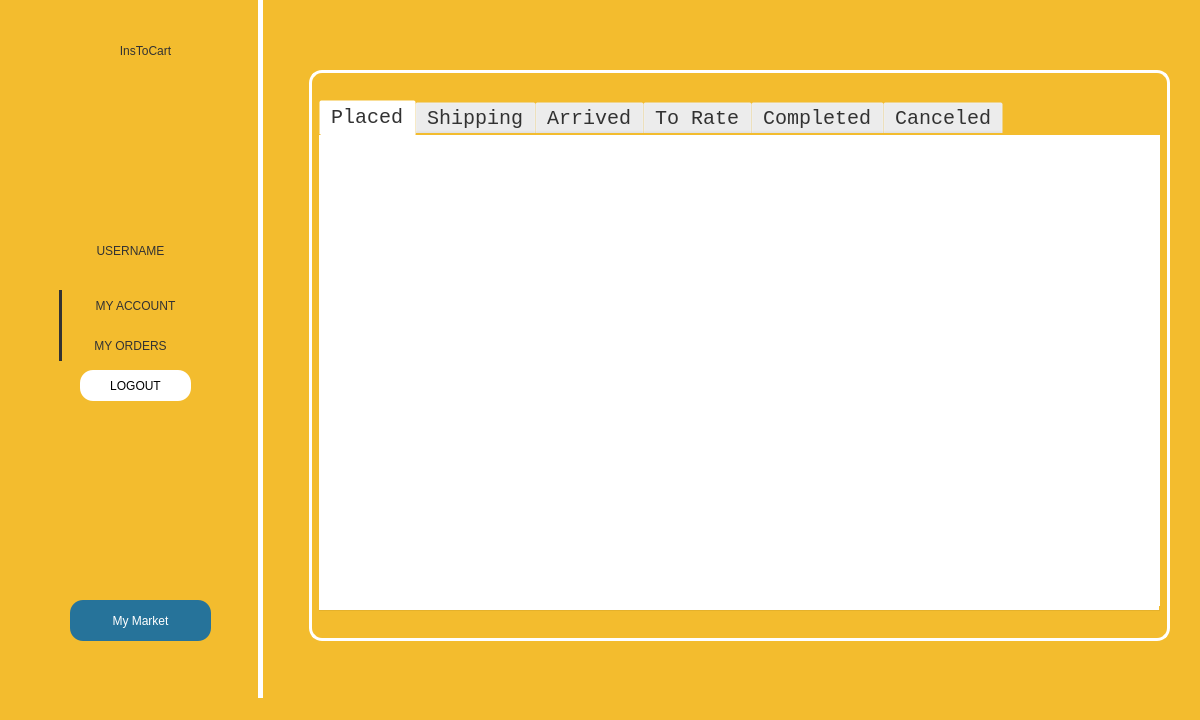
<?xml version="1.0" encoding="UTF-8"?>
<ui version="4.0">
 <class>UserInterface</class>
 <widget class="QMainWindow" name="UserInterface">
  <property name="geometry">
   <rect>
    <x>0</x>
    <y>0</y>
    <width>1200</width>
    <height>720</height>
   </rect>
  </property>
  <property name="windowTitle">
   <string>MainWindow</string>
  </property>
  <property name="styleSheet">
   <string notr="true">background-color: rgb(243, 188, 46);
</string>
  </property>
  <widget class="QWidget" name="centralwidget">
   <widget class="Line" name="line">
    <property name="geometry">
     <rect>
      <x>250</x>
      <y>0</y>
      <width>21</width>
      <height>725</height>
     </rect>
    </property>
    <property name="font">
     <font>
      <family>Consolas</family>
      <pointsize>9</pointsize>
     </font>
    </property>
    <property name="styleSheet">
     <string notr="true">color: rgb(255, 255, 255);</string>
    </property>
    <property name="frameShadow">
     <enum>QFrame::Plain</enum>
    </property>
    <property name="lineWidth">
     <number>5</number>
    </property>
    <property name="orientation">
     <enum>Qt::Vertical</enum>
    </property>
   </widget>
   <widget class="QLabel" name="photo">
    <property name="geometry">
     <rect>
      <x>70</x>
      <y>110</y>
      <width>121</width>
      <height>111</height>
     </rect>
    </property>
    <property name="styleSheet">
     <string notr="true">image: url(:/personal_photo.png);
font: 12pt &quot;Consolas&quot;;
color:rgb(50, 50, 50);</string>
    </property>
    <property name="text">
     <string/>
    </property>
    <property name="alignment">
     <set>Qt::AlignCenter</set>
    </property>
   </widget>
   <widget class="QLabel" name="username">
    <property name="geometry">
     <rect>
      <x>40</x>
      <y>240</y>
      <width>181</width>
      <height>21</height>
     </rect>
    </property>
    <property name="styleSheet">
     <string notr="true">color:rgb(50, 50, 50);
font: 12pt &quot;Consolas&quot;;
background-color: rgba(255, 255, 255, 0);
</string>
    </property>
    <property name="text">
     <string>USERNAME</string>
    </property>
    <property name="alignment">
     <set>Qt::AlignCenter</set>
    </property>
   </widget>
   <widget class="Line" name="line_2">
    <property name="enabled">
     <bool>true</bool>
    </property>
    <property name="geometry">
     <rect>
      <x>50</x>
      <y>290</y>
      <width>20</width>
      <height>71</height>
     </rect>
    </property>
    <property name="styleSheet">
     <string notr="true">color: rgb(50, 50, 50);</string>
    </property>
    <property name="frameShadow">
     <enum>QFrame::Plain</enum>
    </property>
    <property name="lineWidth">
     <number>3</number>
    </property>
    <property name="orientation">
     <enum>Qt::Vertical</enum>
    </property>
   </widget>
   <widget class="QPushButton" name="pushButton_myaccount">
    <property name="geometry">
     <rect>
      <x>70</x>
      <y>290</y>
      <width>131</width>
      <height>31</height>
     </rect>
    </property>
    <property name="cursor">
     <cursorShape>PointingHandCursor</cursorShape>
    </property>
    <property name="styleSheet">
     <string notr="true">color:rgb(50, 50, 50);
font: 12pt &quot;Consolas&quot;;

</string>
    </property>
    <property name="text">
     <string>MY ACCOUNT</string>
    </property>
    <property name="autoDefault">
     <bool>false</bool>
    </property>
    <property name="default">
     <bool>false</bool>
    </property>
    <property name="flat">
     <bool>true</bool>
    </property>
   </widget>
   <widget class="QPushButton" name="pushButton_myorders">
    <property name="geometry">
     <rect>
      <x>70</x>
      <y>330</y>
      <width>121</width>
      <height>31</height>
     </rect>
    </property>
    <property name="cursor">
     <cursorShape>PointingHandCursor</cursorShape>
    </property>
    <property name="styleSheet">
     <string notr="true">color:rgb(50, 50, 50);
font: 12pt &quot;Consolas&quot;;</string>
    </property>
    <property name="text">
     <string>MY ORDERS</string>
    </property>
    <property name="flat">
     <bool>true</bool>
    </property>
   </widget>
   <widget class="QStackedWidget" name="stackedWidget">
    <property name="geometry">
     <rect>
      <x>289</x>
      <y>60</y>
      <width>891</width>
      <height>591</height>
     </rect>
    </property>
    <property name="currentIndex">
     <number>1</number>
    </property>
    <widget class="QWidget" name="page_account">
     <property name="font">
      <font>
       <family>Consolas</family>
       <pointsize>14</pointsize>
      </font>
     </property>
     <widget class="QLineEdit" name="lineEdit_phone">
      <property name="enabled">
       <bool>true</bool>
      </property>
      <property name="geometry">
       <rect>
        <x>250</x>
        <y>340</y>
        <width>181</width>
        <height>31</height>
       </rect>
      </property>
      <property name="styleSheet">
       <string notr="true">font: 14pt &quot;Consolas&quot;;
color:rgb(50, 50, 50);
border: 0px ;</string>
      </property>
      <property name="placeholderText">
       <string>Phone</string>
      </property>
     </widget>
     <widget class="QComboBox" name="comboBox_gender">
      <property name="geometry">
       <rect>
        <x>250</x>
        <y>400</y>
        <width>131</width>
        <height>31</height>
       </rect>
      </property>
      <property name="font">
       <font>
        <family>Consolas</family>
        <pointsize>14</pointsize>
       </font>
      </property>
      <property name="styleSheet">
       <string notr="true">border-radius:  8px; 
background-color: rgb(255, 255, 255);
color:rgb(50, 50, 50);</string>
      </property>
      <item>
       <property name="text">
        <string>Male</string>
       </property>
      </item>
      <item>
       <property name="text">
        <string>Female</string>
       </property>
      </item>
      <item>
       <property name="text">
        <string>Other</string>
       </property>
      </item>
     </widget>
     <widget class="QLabel" name="label_username_3">
      <property name="geometry">
       <rect>
        <x>120</x>
        <y>340</y>
        <width>111</width>
        <height>31</height>
       </rect>
      </property>
      <property name="styleSheet">
       <string notr="true">color:rgb(50, 50, 50);
font: 14pt &quot;Consolas&quot;;</string>
      </property>
      <property name="text">
       <string>Phone:</string>
      </property>
     </widget>
     <widget class="QLabel" name="photo_2">
      <property name="geometry">
       <rect>
        <x>120</x>
        <y>50</y>
        <width>121</width>
        <height>111</height>
       </rect>
      </property>
      <property name="styleSheet">
       <string notr="true">image: url(:/personal_photo.png);
font: 14pt &quot;Consolas&quot;;
color:rgb(50, 50, 50);</string>
      </property>
      <property name="text">
       <string/>
      </property>
      <property name="alignment">
       <set>Qt::AlignCenter</set>
      </property>
     </widget>
     <widget class="QLineEdit" name="lineEdit_account">
      <property name="enabled">
       <bool>true</bool>
      </property>
      <property name="geometry">
       <rect>
        <x>250</x>
        <y>220</y>
        <width>151</width>
        <height>31</height>
       </rect>
      </property>
      <property name="styleSheet">
       <string notr="true">font: 14pt &quot;Consolas&quot;;
color:rgb(50, 50, 50);
border: 0px ;</string>
      </property>
      <property name="text">
       <string/>
      </property>
      <property name="placeholderText">
       <string>Account</string>
      </property>
     </widget>
     <widget class="QLabel" name="label_username_5">
      <property name="geometry">
       <rect>
        <x>120</x>
        <y>460</y>
        <width>111</width>
        <height>31</height>
       </rect>
      </property>
      <property name="styleSheet">
       <string notr="true">color:rgb(50, 50, 50);
font: 14pt &quot;Consolas&quot;;</string>
      </property>
      <property name="text">
       <string>Birthday:</string>
      </property>
     </widget>
     <widget class="QLabel" name="label_username_2">
      <property name="geometry">
       <rect>
        <x>120</x>
        <y>220</y>
        <width>111</width>
        <height>31</height>
       </rect>
      </property>
      <property name="styleSheet">
       <string notr="true">color:rgb(50, 50, 50);
font: 14pt &quot;Consolas&quot;;</string>
      </property>
      <property name="text">
       <string>Account:</string>
      </property>
     </widget>
     <widget class="QLabel" name="label_username_6">
      <property name="geometry">
       <rect>
        <x>120</x>
        <y>280</y>
        <width>111</width>
        <height>31</height>
       </rect>
      </property>
      <property name="styleSheet">
       <string notr="true">color:rgb(50, 50, 50);
font: 14pt &quot;Consolas&quot;;</string>
      </property>
      <property name="text">
       <string>Password:</string>
      </property>
     </widget>
     <widget class="QLabel" name="label_username_4">
      <property name="geometry">
       <rect>
        <x>120</x>
        <y>400</y>
        <width>111</width>
        <height>31</height>
       </rect>
      </property>
      <property name="styleSheet">
       <string notr="true">color:rgb(50, 50, 50);
font: 14pt &quot;Consolas&quot;;</string>
      </property>
      <property name="text">
       <string>Gender:</string>
      </property>
     </widget>
     <widget class="QLineEdit" name="lineEdit_username">
      <property name="enabled">
       <bool>true</bool>
      </property>
      <property name="geometry">
       <rect>
        <x>270</x>
        <y>130</y>
        <width>171</width>
        <height>31</height>
       </rect>
      </property>
      <property name="styleSheet">
       <string notr="true">font: 14pt &quot;Consolas&quot;;
color: rgb(50, 50, 50);
background-color: rgba(255, 255, 255, 0);
border: 0px;</string>
      </property>
      <property name="text">
       <string/>
      </property>
      <property name="placeholderText">
       <string>Username</string>
      </property>
     </widget>
     <widget class="QLineEdit" name="lineEdit_editPWD">
      <property name="enabled">
       <bool>true</bool>
      </property>
      <property name="geometry">
       <rect>
        <x>250</x>
        <y>280</y>
        <width>191</width>
        <height>31</height>
       </rect>
      </property>
      <property name="styleSheet">
       <string notr="true">font: 14pt &quot;Consolas&quot;;
color:rgb(50, 50, 50);
border: 0px ;</string>
      </property>
      <property name="text">
       <string/>
      </property>
      <property name="echoMode">
       <enum>QLineEdit::Password</enum>
      </property>
      <property name="placeholderText">
       <string>Password</string>
      </property>
     </widget>
     <widget class="QLabel" name="label_usernameAlert">
      <property name="geometry">
       <rect>
        <x>490</x>
        <y>130</y>
        <width>201</width>
        <height>31</height>
       </rect>
      </property>
      <property name="styleSheet">
       <string notr="true">color: rgb(50, 50, 50);
font: 14pt &quot;Consolas&quot;;
background-color: rgba(255, 255, 255, 0);</string>
      </property>
      <property name="text">
       <string/>
      </property>
     </widget>
     <widget class="QFrame" name="frame">
      <property name="geometry">
       <rect>
        <x>20</x>
        <y>10</y>
        <width>861</width>
        <height>571</height>
       </rect>
      </property>
      <property name="styleSheet">
       <string notr="true">border: 3px solid white;
background-color: rgba(255, 255, 255, 0);
border-radius: 13px;</string>
      </property>
      <property name="frameShape">
       <enum>QFrame::StyledPanel</enum>
      </property>
      <property name="frameShadow">
       <enum>QFrame::Raised</enum>
      </property>
      <widget class="QLabel" name="label_accountAlert">
       <property name="geometry">
        <rect>
         <x>600</x>
         <y>210</y>
         <width>201</width>
         <height>31</height>
        </rect>
       </property>
       <property name="styleSheet">
        <string notr="true">color: rgb(50, 50, 50);
font: 14pt &quot;Consolas&quot;;
border-color: rgba(255, 255, 255, 0);</string>
       </property>
       <property name="text">
        <string/>
       </property>
      </widget>
      <widget class="QLabel" name="label_pwdAlert">
       <property name="geometry">
        <rect>
         <x>480</x>
         <y>280</y>
         <width>201</width>
         <height>31</height>
        </rect>
       </property>
       <property name="styleSheet">
        <string notr="true">color: rgb(50, 50, 50);
font: 14pt &quot;Consolas&quot;;
border-color: rgba(255, 255, 255, 0);</string>
       </property>
       <property name="text">
        <string/>
       </property>
      </widget>
      <widget class="QLabel" name="label_phoneAlert">
       <property name="geometry">
        <rect>
         <x>450</x>
         <y>330</y>
         <width>201</width>
         <height>31</height>
        </rect>
       </property>
       <property name="styleSheet">
        <string notr="true">color: rgb(50, 50, 50);
font: 14pt &quot;Consolas&quot;;
border-color: rgba(255, 255, 255, 0);</string>
       </property>
       <property name="text">
        <string/>
       </property>
      </widget>
      <widget class="QComboBox" name="comboBox">
       <property name="geometry">
        <rect>
         <x>400</x>
         <y>210</y>
         <width>151</width>
         <height>31</height>
        </rect>
       </property>
       <property name="font">
        <font>
         <family>Consolas</family>
         <pointsize>12</pointsize>
        </font>
       </property>
       <property name="autoFillBackground">
        <bool>false</bool>
       </property>
       <property name="styleSheet">
        <string notr="true">color: rgb(50, 50, 50);
selection-background-color: rgba(255, 255, 255, 0);
background-color: rgb(243, 188, 46);

border: 0px;</string>
       </property>
       <property name="frame">
        <bool>false</bool>
       </property>
       <item>
        <property name="text">
         <string>@nycu.edu.tw</string>
        </property>
       </item>
       <item>
        <property name="text">
         <string>@gmail.com</string>
        </property>
       </item>
      </widget>
      <widget class="QPushButton" name="pushButton">
       <property name="geometry">
        <rect>
         <x>250</x>
         <y>80</y>
         <width>111</width>
         <height>31</height>
        </rect>
       </property>
       <property name="styleSheet">
        <string notr="true">color: rgb(0, 0, 0);
font: 10pt &quot;Consolas&quot;;
border: 3px solid black;
border-radius: 8px;
</string>
       </property>
       <property name="text">
        <string>change photo</string>
       </property>
       <property name="default">
        <bool>true</bool>
       </property>
      </widget>
      <widget class="QPushButton" name="pushButton_save">
       <property name="geometry">
        <rect>
         <x>440</x>
         <y>510</y>
         <width>81</width>
         <height>41</height>
        </rect>
       </property>
       <property name="cursor">
        <cursorShape>PointingHandCursor</cursorShape>
       </property>
       <property name="styleSheet">
        <string notr="true">color: rgb(50, 50, 50);
background-color: rgba(255, 255, 255, 0);
border: 2px solid rgb(50, 50, 50);
border-radius:  13px; 
font: 14pt &quot;Consolas&quot;;</string>
       </property>
       <property name="text">
        <string>Save</string>
       </property>
       <property name="autoDefault">
        <bool>false</bool>
       </property>
       <property name="flat">
        <bool>true</bool>
       </property>
      </widget>
      <widget class="QPushButton" name="pushButton_edit">
       <property name="geometry">
        <rect>
         <x>340</x>
         <y>510</y>
         <width>81</width>
         <height>41</height>
        </rect>
       </property>
       <property name="cursor">
        <cursorShape>PointingHandCursor</cursorShape>
       </property>
       <property name="styleSheet">
        <string notr="true">color: rgb(50, 50, 50);
background-color: rgba(255, 255, 255, 0);
border: 2px solid rgb(50, 50, 50);
border-radius:  13px; 
font: 14pt &quot;Consolas&quot;;</string>
       </property>
       <property name="text">
        <string>Edit</string>
       </property>
       <property name="autoDefault">
        <bool>false</bool>
       </property>
       <property name="flat">
        <bool>true</bool>
       </property>
      </widget>
      <zorder>comboBox</zorder>
      <zorder>pushButton</zorder>
      <zorder>pushButton_save</zorder>
      <zorder>pushButton_edit</zorder>
      <zorder>label_accountAlert</zorder>
      <zorder>label_pwdAlert</zorder>
      <zorder>label_phoneAlert</zorder>
     </widget>
     <widget class="QLabel" name="label_birthday">
      <property name="geometry">
       <rect>
        <x>250</x>
        <y>460</y>
        <width>121</width>
        <height>31</height>
       </rect>
      </property>
      <property name="styleSheet">
       <string notr="true">font: 14pt &quot;Consolas&quot;;
background-color: rgba(255, 255, 255, 0);
color: rgb(50, 50, 50);</string>
      </property>
      <property name="text">
       <string>Birthday</string>
      </property>
     </widget>
     <zorder>frame</zorder>
     <zorder>lineEdit_phone</zorder>
     <zorder>comboBox_gender</zorder>
     <zorder>label_username_3</zorder>
     <zorder>photo_2</zorder>
     <zorder>lineEdit_account</zorder>
     <zorder>label_username_5</zorder>
     <zorder>label_username_2</zorder>
     <zorder>label_username_6</zorder>
     <zorder>label_username_4</zorder>
     <zorder>lineEdit_username</zorder>
     <zorder>lineEdit_editPWD</zorder>
     <zorder>label_birthday</zorder>
     <zorder>label_usernameAlert</zorder>
    </widget>
    <widget class="QWidget" name="page_orders">
     <widget class="QFrame" name="frame_2">
      <property name="geometry">
       <rect>
        <x>20</x>
        <y>10</y>
        <width>861</width>
        <height>571</height>
       </rect>
      </property>
      <property name="styleSheet">
       <string notr="true">border: 3px solid white;
background-color: rgba(255, 255, 255, 0);
border-radius: 13px;
font:  &quot;Consolas&quot;;</string>
      </property>
      <property name="frameShape">
       <enum>QFrame::StyledPanel</enum>
      </property>
      <property name="frameShadow">
       <enum>QFrame::Raised</enum>
      </property>
      <widget class="QTabWidget" name="tabWidget">
       <property name="geometry">
        <rect>
         <x>10</x>
         <y>30</y>
         <width>841</width>
         <height>511</height>
        </rect>
       </property>
       <property name="font">
        <font>
         <family>Consolas</family>
         <pointsize>15</pointsize>
         <weight>50</weight>
         <italic>false</italic>
         <bold>false</bold>
        </font>
       </property>
       <property name="layoutDirection">
        <enum>Qt::LeftToRight</enum>
       </property>
       <property name="styleSheet">
        <string notr="true">border: 0px;
background-color: rgba(255, 255, 255, 0);
color: rgb(50, 50, 50);
selection-background-color: rgb(38, 115, 154);
border-radius: 0px;
</string>
       </property>
       <property name="tabPosition">
        <enum>QTabWidget::North</enum>
       </property>
       <property name="tabShape">
        <enum>QTabWidget::Rounded</enum>
       </property>
       <property name="currentIndex">
        <number>0</number>
       </property>
       <property name="iconSize">
        <size>
         <width>30</width>
         <height>30</height>
        </size>
       </property>
       <property name="elideMode">
        <enum>Qt::ElideMiddle</enum>
       </property>
       <property name="usesScrollButtons">
        <bool>true</bool>
       </property>
       <property name="documentMode">
        <bool>false</bool>
       </property>
       <property name="tabsClosable">
        <bool>false</bool>
       </property>
       <property name="movable">
        <bool>false</bool>
       </property>
       <property name="tabBarAutoHide">
        <bool>false</bool>
       </property>
       <widget class="QWidget" name="placed">
        <attribute name="title">
         <string>Placed</string>
        </attribute>
        <widget class="QTableWidget" name="tableWidget_1">
         <property name="geometry">
          <rect>
           <x>0</x>
           <y>0</y>
           <width>841</width>
           <height>471</height>
          </rect>
         </property>
         <property name="styleSheet">
          <string notr="true">font: 12pt &quot;Consolas&quot;;
color: rgb(0, 0, 0);
border-radius: 0pt;
selection-background-color: rgb(191, 145, 51);
selection-color: rgb(0, 0, 0);
background-color: rgb(255, 255, 255);
</string>
         </property>
         <property name="editTriggers">
          <set>QAbstractItemView::AnyKeyPressed|QAbstractItemView::DoubleClicked|QAbstractItemView::EditKeyPressed</set>
         </property>
         <property name="selectionBehavior">
          <enum>QAbstractItemView::SelectRows</enum>
         </property>
        </widget>
       </widget>
       <widget class="QWidget" name="toShip">
        <attribute name="title">
         <string>Shipping</string>
        </attribute>
        <widget class="QTableWidget" name="tableWidget_2">
         <property name="geometry">
          <rect>
           <x>0</x>
           <y>0</y>
           <width>841</width>
           <height>471</height>
          </rect>
         </property>
         <property name="styleSheet">
          <string notr="true">font: 12pt &quot;Consolas&quot;;
color: rgb(0, 0, 0);
border-radius: 0pt;
selection-background-color: rgb(191, 145, 51);
selection-color: rgb(0, 0, 0);</string>
         </property>
         <property name="editTriggers">
          <set>QAbstractItemView::AnyKeyPressed|QAbstractItemView::DoubleClicked|QAbstractItemView::EditKeyPressed</set>
         </property>
         <property name="selectionBehavior">
          <enum>QAbstractItemView::SelectRows</enum>
         </property>
        </widget>
       </widget>
       <widget class="QWidget" name="arrived">
        <attribute name="title">
         <string>Arrived</string>
        </attribute>
        <widget class="QTableWidget" name="tableWidget_3">
         <property name="geometry">
          <rect>
           <x>0</x>
           <y>0</y>
           <width>841</width>
           <height>471</height>
          </rect>
         </property>
         <property name="styleSheet">
          <string notr="true">font: 12pt &quot;Consolas&quot;;
color: rgb(0, 0, 0);
border-radius: 0pt;
selection-background-color: rgb(191, 145, 51);
selection-color: rgb(0, 0, 0);</string>
         </property>
         <property name="editTriggers">
          <set>QAbstractItemView::AnyKeyPressed|QAbstractItemView::DoubleClicked|QAbstractItemView::EditKeyPressed</set>
         </property>
         <property name="selectionBehavior">
          <enum>QAbstractItemView::SelectRows</enum>
         </property>
        </widget>
       </widget>
       <widget class="QWidget" name="toRate">
        <attribute name="title">
         <string>To Rate</string>
        </attribute>
        <widget class="QTableWidget" name="tableWidget_4">
         <property name="geometry">
          <rect>
           <x>0</x>
           <y>0</y>
           <width>841</width>
           <height>471</height>
          </rect>
         </property>
         <property name="styleSheet">
          <string notr="true">font: 12pt &quot;Consolas&quot;;
color: rgb(0, 0, 0);
border-radius: 0pt;
selection-background-color: rgb(191, 145, 51);
selection-color: rgb(0, 0, 0);</string>
         </property>
         <property name="editTriggers">
          <set>QAbstractItemView::AnyKeyPressed|QAbstractItemView::DoubleClicked|QAbstractItemView::EditKeyPressed</set>
         </property>
         <property name="selectionBehavior">
          <enum>QAbstractItemView::SelectRows</enum>
         </property>
        </widget>
       </widget>
       <widget class="QWidget" name="tab">
        <attribute name="title">
         <string>Completed</string>
        </attribute>
        <widget class="QTableWidget" name="tableWidget_5">
         <property name="geometry">
          <rect>
           <x>0</x>
           <y>0</y>
           <width>841</width>
           <height>471</height>
          </rect>
         </property>
         <property name="styleSheet">
          <string notr="true">font: 12pt &quot;Consolas&quot;;
color: rgb(0, 0, 0);
border-radius: 0pt;
selection-background-color: rgb(191, 145, 51);
selection-color: rgb(0, 0, 0);</string>
         </property>
         <property name="editTriggers">
          <set>QAbstractItemView::AnyKeyPressed|QAbstractItemView::DoubleClicked|QAbstractItemView::EditKeyPressed</set>
         </property>
         <property name="selectionBehavior">
          <enum>QAbstractItemView::SelectRows</enum>
         </property>
        </widget>
       </widget>
       <widget class="QWidget" name="canceled">
        <attribute name="title">
         <string>Canceled</string>
        </attribute>
        <widget class="QTableWidget" name="tableWidget_6">
         <property name="geometry">
          <rect>
           <x>0</x>
           <y>0</y>
           <width>841</width>
           <height>471</height>
          </rect>
         </property>
         <property name="styleSheet">
          <string notr="true">font: 12pt &quot;Consolas&quot;;
color: rgb(0, 0, 0);
border-radius: 0pt;
selection-background-color: rgb(191, 145, 51);
selection-color: rgb(0, 0, 0);</string>
         </property>
         <property name="editTriggers">
          <set>QAbstractItemView::AnyKeyPressed|QAbstractItemView::DoubleClicked|QAbstractItemView::EditKeyPressed</set>
         </property>
         <property name="selectionBehavior">
          <enum>QAbstractItemView::SelectRows</enum>
         </property>
        </widget>
       </widget>
      </widget>
     </widget>
    </widget>
   </widget>
   <widget class="QPushButton" name="mymarket">
    <property name="geometry">
     <rect>
      <x>70</x>
      <y>600</y>
      <width>141</width>
      <height>41</height>
     </rect>
    </property>
    <property name="styleSheet">
     <string notr="true">background-color: rgb(38, 115, 154);
border-radius: 13px;
color: rgb(255, 255, 255);
font: 14pt &quot;Consolas&quot;;
</string>
    </property>
    <property name="text">
     <string>My Market</string>
    </property>
    <property name="default">
     <bool>false</bool>
    </property>
    <property name="flat">
     <bool>true</bool>
    </property>
   </widget>
   <widget class="QPushButton" name="home">
    <property name="geometry">
     <rect>
      <x>60</x>
      <y>20</y>
      <width>171</width>
      <height>61</height>
     </rect>
    </property>
    <property name="styleSheet">
     <string notr="true">color: rgb(50, 50, 50);
font: 25pt &quot;Impact&quot;;</string>
    </property>
    <property name="text">
     <string>InsToCart</string>
    </property>
    <property name="flat">
     <bool>true</bool>
    </property>
   </widget>
   <widget class="QPushButton" name="back">
    <property name="geometry">
     <rect>
      <x>80</x>
      <y>370</y>
      <width>111</width>
      <height>31</height>
     </rect>
    </property>
    <property name="styleSheet">
     <string notr="true">/*image: url(./img/backarrow.png);*/

background-color: rgb(255, 255, 255);
border-radius: 13px;
color: black;
font: 12pt &quot;Consolas&quot;;</string>
    </property>
    <property name="text">
     <string>LOGOUT</string>
    </property>
    <property name="default">
     <bool>false</bool>
    </property>
    <property name="flat">
     <bool>true</bool>
    </property>
   </widget>
   <zorder>line</zorder>
   <zorder>photo</zorder>
   <zorder>username</zorder>
   <zorder>pushButton_myaccount</zorder>
   <zorder>pushButton_myorders</zorder>
   <zorder>stackedWidget</zorder>
   <zorder>line_2</zorder>
   <zorder>mymarket</zorder>
   <zorder>home</zorder>
   <zorder>back</zorder>
  </widget>
  <widget class="QMenuBar" name="menubar">
   <property name="geometry">
    <rect>
     <x>0</x>
     <y>0</y>
     <width>1200</width>
     <height>21</height>
    </rect>
   </property>
  </widget>
  <widget class="QStatusBar" name="statusbar"/>
 </widget>
 <resources/>
 <connections/>
</ui>
